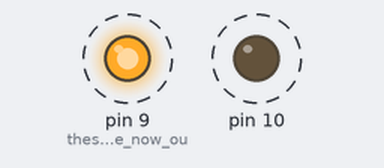
A sketch run on a simulated Arduino Uno, built with avr-gcc and run on an emulated ATmega328P. On the bench: output pins drawn as LEDs (lit = HIGH). Dashed ring = blinking.

Above: at 0.5 s.
Timing chart, 0 to 4.6 s (numbered marks = the images above):
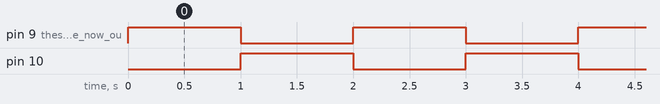

The sketch:

LightChaser1.ino
```cpp
void setup() {
   pinMode(9, OUTPUT); // these two pins are now outputs
  pinMode(10, OUTPUT);
}
// the loop function runs over and over again forever
void loop() {
  digitalWrite(9,1);  // Turns pin 9 on
  digitalWrite(10,0); // Keeps pin 10 off
  delay(1000); // waits 1 second
  digitalWrite(9,0);  // turns pin 9 off
  digitalWrite(10,1); // Turns pin 10 off
  delay(1000);  // Wait 1 second
}
```

Measured:
- by itself, pin 9 (these_two_pins_are_now_ou), pin 10: alternates HIGH for 1.0 s and LOW for 1.0 s
